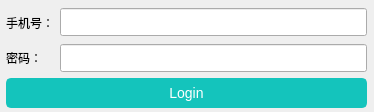
<?xml version="1.0" encoding="UTF-8"?>
<ui version="4.0">
 <class>LoginWindow</class>
 <widget class="QMainWindow" name="LoginWindow">
  <property name="geometry">
   <rect>
    <x>0</x>
    <y>0</y>
    <width>374</width>
    <height>112</height>
   </rect>
  </property>
  <widget class="QWidget" name="centralwidget">
   <widget class="QWidget" name="">
    <property name="geometry">
     <rect>
      <x>6</x>
      <y>7</y>
      <width>361</width>
      <height>101</height>
     </rect>
    </property>
    <layout class="QVBoxLayout" name="verticalLayout">
     <item>
      <layout class="QGridLayout" name="gridLayout">
       <item row="0" column="1" rowspan="2">
        <widget class="QLineEdit" name="lineEdit">
         <property name="minimumSize">
          <size>
           <width>0</width>
           <height>28</height>
          </size>
         </property>
         <property name="placeholderText">
          <string/>
         </property>
        </widget>
       </item>
       <item row="2" column="1">
        <widget class="QLineEdit" name="lineEdit_2">
         <property name="minimumSize">
          <size>
           <width>0</width>
           <height>28</height>
          </size>
         </property>
        </widget>
       </item>
       <item row="2" column="0">
        <widget class="QLabel" name="label_2">
         <property name="text">
          <string>密码：</string>
         </property>
        </widget>
       </item>
       <item row="0" column="0" rowspan="2">
        <widget class="QLabel" name="label">
         <property name="text">
          <string>手机号：</string>
         </property>
        </widget>
       </item>
      </layout>
     </item>
     <item>
      <widget class="QPushButton" name="loginButton">
       <property name="styleSheet">
        <string notr="true">#loginButton {
    background-color: rgb(20,196,188);
    color: white; 
    border: 2px solid rgb(20,196,188);
    border-radius: 5px; 
    padding: 5px 10px; 
    font-size: 14px; 
}

#loginButton:hover {
    background-color:  rgb(22,218,208);
}

#loginButton:pressed {
    background-color: rgb(17,171,164);
}

QPushButton
{
	font: 25 14pt '微软雅黑';
	color: rgb(255,255,255);
	background-color: rgb(20,196,188);
	border:none;
	border-radius:10px;
}
QPushButton:hover
{
	background-color: rgb(22,218,208);
}
QPushButton:pressed
{
	background-color: rgb(17,171,164);
}</string>
       </property>
       <property name="text">
        <string>Login</string>
       </property>
      </widget>
     </item>
    </layout>
   </widget>
  </widget>
 </widget>
 <resources/>
 <connections/>
</ui>
